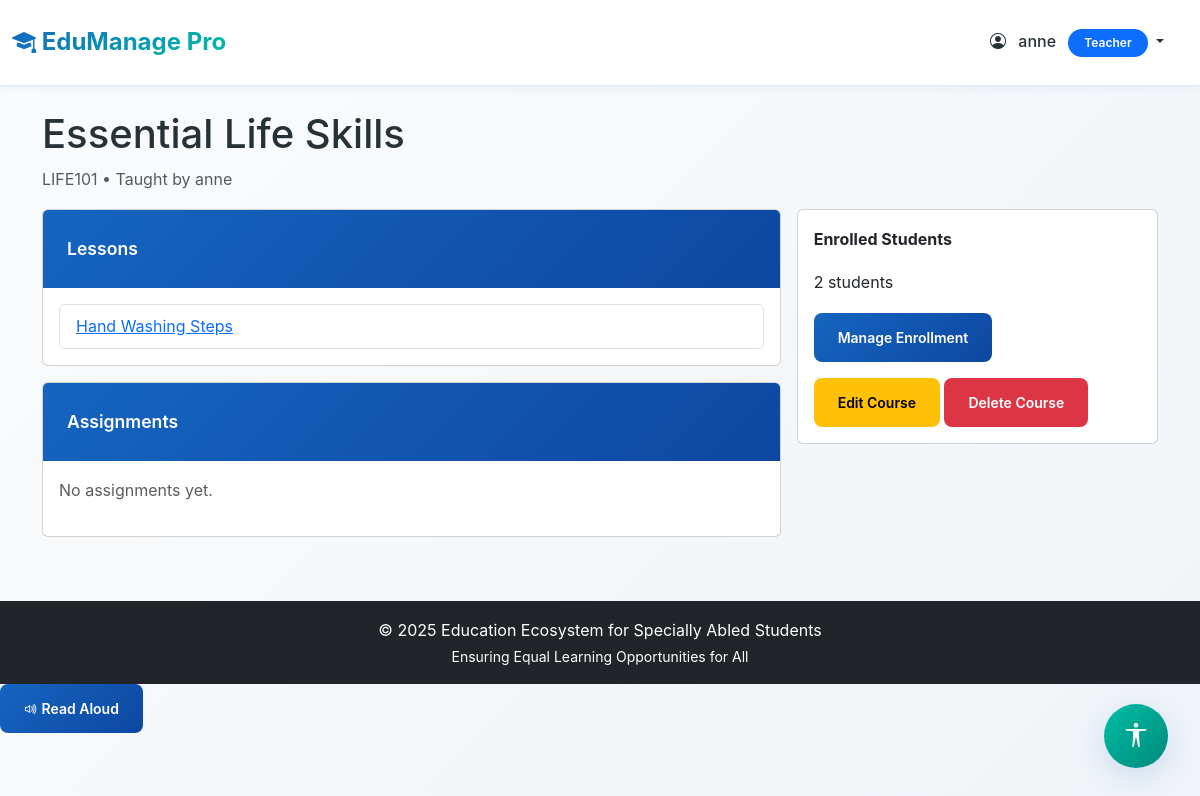
Before: /courses/1/ (signed in) with the older database file.
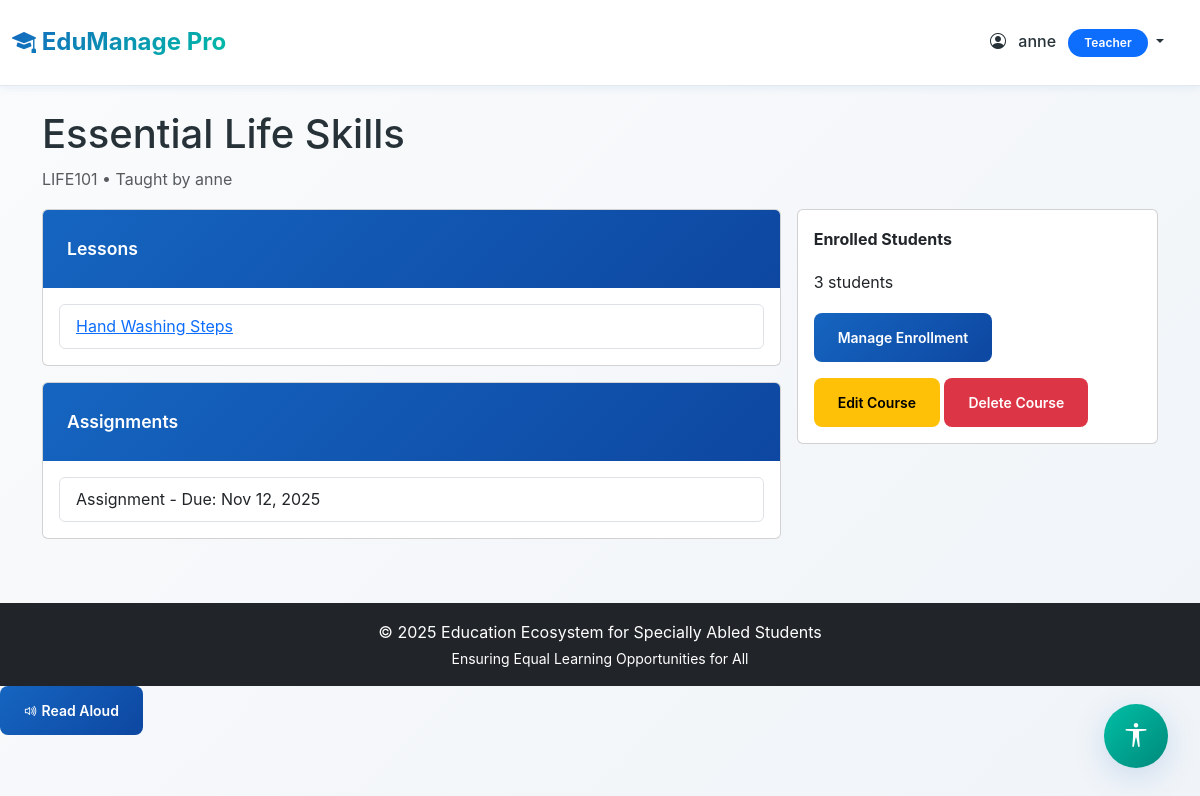
After: the same page with the newer database file.
### myapp/models.py (models this page shows, shortened)
class Lesson(models.Model):
    CONTENT_TYPE_CHOICES = [
        ('text', 'Text'),
        ('audio', 'Audio'),
        ('video', 'Video'),
    ]
    course = models.ForeignKey(Course, on_delete=models.CASCADE, related_name='lessons')
    title = models.CharField(max_length=200)
    description = models.TextField()
    content_type = models.CharField(max_length=10, choices=CONTENT_TYPE_CHOICES)
    text_content = models.TextField(blank=True, null=True)
    file = models.FileField(upload_to='lessons/', blank=True, null=True,
                           validators=[FileExtensionValidator(['pdf', 'doc', 'docx', 'txt',
                                                               'mp3', 'wav', 'mp4', 'avi', 'mov'])])
    video_url = models.URLField(blank=True, null=True, help_text="YouTube or external video URL")
    sign_language_video_url = models.URLField(blank=True, null=True,
                                              help_text="Sign language interpretation video URL (YouTube/Vimeo)")
    has_sign_language = models.BooleanField(default=False,
                                            help_text="Check if sign language interpretation is available")
    alt_text = models.TextField(blank=True, null=True, help_text="Alternative text for screen readers")
    transcript = models.TextField(blank=True, null=True, help_text="Transcript for audio/video content")
    order = models.IntegerField(default=0)
    created_at = models.DateTimeField(auto_now_add=True)
    class Meta:
        ordering = ['course', 'order', 'created_at']

class Assignment(models.Model):
    course = models.ForeignKey(Course, on_delete=models.CASCADE, related_name='assignments')
    title = models.CharField(max_length=200)
    description = models.TextField()
    due_date = models.DateTimeField()
    max_marks = models.IntegerField(default=100)
    attachment = models.FileField(upload_to='assignments/', blank=True, null=True)
    created_by = models.ForeignKey(User, on_delete=models.CASCADE, related_name='assignments_created')
    created_at = models.DateTimeField(auto_now_add=True)
    class Meta:
        ordering = ['due_date']

### myapp/views.py (the view)
# urls.py: path('courses/<int:course_id>/', views.course_detail, name='course_detail'),
@login_required
def course_detail(request, course_id):
    course = get_object_or_404(Course, id=course_id)
    lessons = course.lessons.all()
    assignments = course.assignments.all()
    students = course.students.all()
    context = {
        'course': course,
        'lessons': lessons,
        'assignments': assignments,
        'students': students,
    }
    return render(request, 'course_detail.html', context)

### myapp/templates/course_detail.html (shortened to what this page needs)
{% extends 'base.html' %}
{% block content %}
<div class="row">
    <div class="col-12">
        <h1>{{ course.title }}</h1>
        <p class="text-muted">{{ course.course_code }} • Taught by {{ course.teacher.get_full_name|default:course.teacher.username }}</p>
    </div>
</div>
<div class="row g-3">
    <div class="col-md-8">
        <div class="card mb-3">
            <div class="card-header bg-light">Lessons</div>
            <div class="card-body">
                {% if lessons %}
                <ul class="list-group">
                    {% for lesson in lessons %}
                    <li class="list-group-item">
                        <a href="{% url 'lesson_detail' lesson.id %}">{{ lesson.title }}</a>
                    </li>
                    {% endfor %}
                </ul>
                {% else %}
                <p class="text-muted">No lessons added yet.</p>
                {% endif %}
            </div>
        </div>
        <div class="card mb-3">
            <div class="card-header bg-light">Assignments</div>
            <div class="card-body">
                {% if assignments %}
                <ul class="list-group">
                    {% for a in assignments %}
                    <li class="list-group-item">{{ a.title }} - Due: {{ a.due_date|date:"M d, Y" }}</li>
                    {% endfor %}
                </ul>
                {% else %}
                <p class="text-muted">No assignments yet.</p>
                {% endif %}
            </div>
        </div>
    </div>
    <div class="col-md-4">
        <div class="card">
            <div class="card-body">
                <p><strong>Enrolled Students</strong></p>
                <p>{{ students.count }} students</p>
                <a href="{% url 'course_enroll' course.id %}" class="btn btn-sm btn-primary">Manage Enrollment</a>
                <div class="mt-3">
                    <a href="{% url 'course_edit' course.id %}" class="btn btn-warning btn-sm">Edit Course</a>
                    <a href="{% url 'course_delete' course.id %}" class="btn btn-danger btn-sm">Delete Course</a>
                </div>
            </div>
        </div>
    </div>
</div>
{% endblock %}

Changed rows visible on the page:
added Assignment: title "Assignment", due_date "Nov 12, 2025"
Other visible differences:
{{ students.count }}: "2" → "3"
text no longer shown: "No assignments yet."
